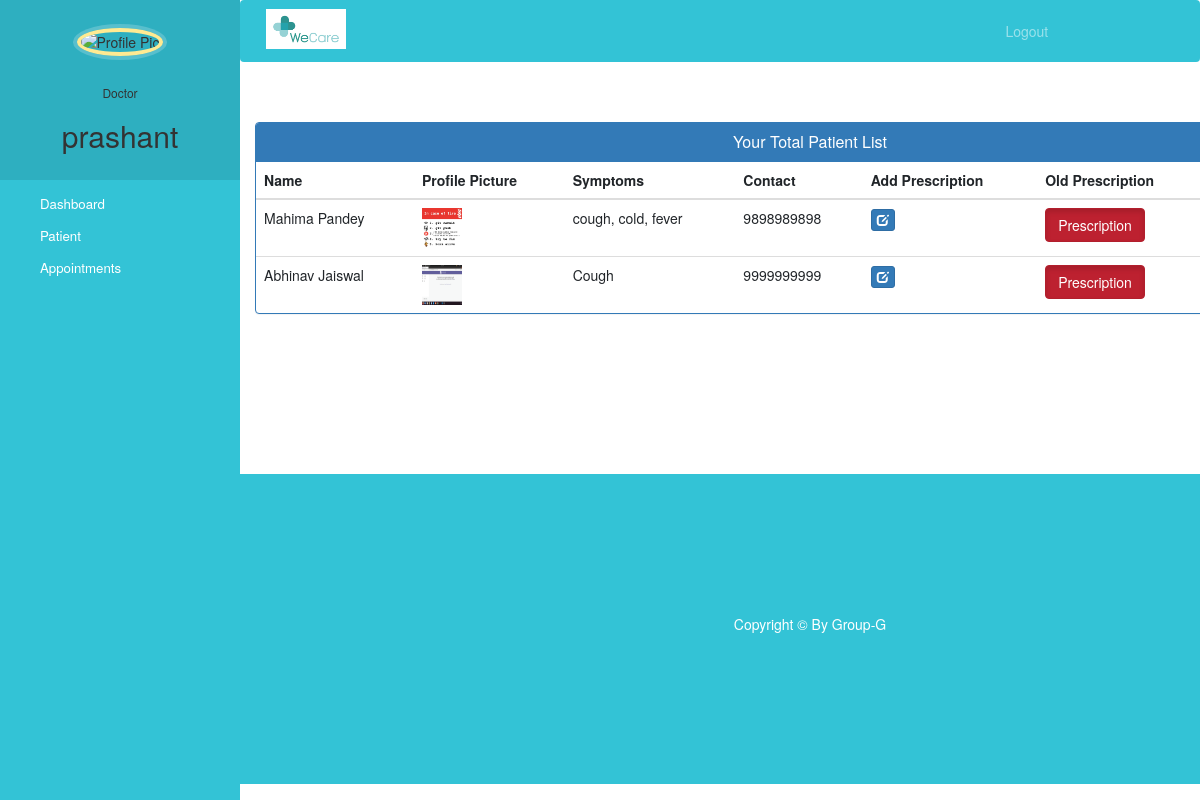
Page /doctor-patient-search (signed in) on the committed database.
### hospital/models.py (models this page shows, shortened)
class Patient(models.Model):
    user = models.OneToOneField(User, on_delete=models.CASCADE)
    profile_pic = models.ImageField(
        upload_to='profile_pic/PatientProfilePic/', null=True, blank=True)
    address = models.CharField(max_length=40)
    mobile = models.CharField(max_length=20, null=False)
    symptoms = models.CharField(max_length=100, null=False)
    assignedDoctorId = models.PositiveIntegerField(null=True)
    allergy_substance = models.CharField(max_length=100)
    allergy_criticality = models.CharField(
        max_length=20, choices=criticality, default='low')
    problems_list = models.CharField(max_length=100, null=False)
    immunization = models.CharField(max_length=100, null=False)
    history_procedure = models.CharField(max_length=100, null=False)
    diagnostic_results = models.FileField(
        upload_to='patient_document/', null=True, blank=True)
    past_history_of_illness = models.CharField(max_length=100, null=False)
    @property
    def get_name(self):
        return self.user.first_name+" "+self.user.last_name

### hospital/views.py (the view)
# urls.py: path('doctor-patient-search', views.doctor_patient_search_view,name='doctor-patient-search'),
@login_required(login_url='doctorlogin')
@user_passes_test(is_doctor)
def doctor_patient_search_view(request):
    mydict = {
        'patients': models.Patient.objects.all().filter(assignedDoctorId=request.user.id)
    }
    return render(request, 'hospital/doctor_patient.html', context=mydict)

### hospital/views.py (called while the page is built)
def is_doctor(user):
    return user.groups.filter(name='DOCTOR').exists()

### templates/hospital/doctor_patient.html (shortened to what this page needs)
{% extends 'hospital/doctor_base.html' %}
{% block content %}
{%load static%}
<head>
  <link href="//netdna.bootstrapcdn.com/bootstrap/3.0.0/css/bootstrap.min.css" rel="stylesheet" id="bootstrap-css">
</head>
<div class="container">
  <div class="panel panel-primary">
    <div class="panel-heading">
      <h6 class="panel-title">Your Total Patient List</h6>
    </div>
    <table class="table table-hover" id="dev-table">
      <thead>
        <tr>
          <th>Name</th>
          <th>Profile Picture</th>
          <th>Symptoms</th>
          <th>Contact</th>
          <th>Add Prescription</th>
          <th>Old Prescription</th>
        </tr>
      </thead>
      {% for p in patients %}
      <tr>
        <td> {{p.get_name}}</td>
        <td> <img src="{% static p.profile_pic.url %}" alt="Profile Pic" height="40px" width="40px" /></td>
        <td>{{p.symptoms}}</td>
        <td>{{p.mobile}}</td>
        <td><a class="btn btn-primary btn-xs" href="{% url 'new-prescription' p.id  %}"><span class="glyphicon glyphicon-edit"></span></a></td>
        <td><a href="{% url 'old-prescription' p.id  %}" class="btn btn-danger active" role="button" aria-pressed="true">Prescription</a></td>
      </tr>
      {% endfor %}
    </table>
  </div>
</div>
{% endblock content %}

### templates/hospital/doctor_base.html (shortened to what this page needs)
<!DOCTYPE html>
{% load static %}
<html lang="en">
<head>
  <link rel="stylesheet" href="https://stackpath.bootstrapcdn.com/bootstrap/4.3.1/css/bootstrap.min.css">
  <link rel="stylesheet" href="https://maxcdn.bootstrapcdn.com/font-awesome/4.7.0/css/font-awesome.min.css">
</head>
<body>
  <nav class="menu" tabindex="0">
    <header class="avatar">
      <img src="{% static doctor.profile_pic.url %}" alt="Profile Pic" />
      <br><br>
      <h6>Doctor</h6>
      <h2>{{request.user.first_name}}</h2>
    </header>
    <ul>
      <li tabindex="0" class="icon-dashboard"> <a style="color:white; text-decoration:none;" href="/doctor-dashboard"><span>Dashboard</span></a> </li>
      <li tabindex="0" class="icon-users"> <a style="color:white; text-decoration:none;" href="/doctor-patient-search"><span>Patient</span></a></li>
      <li tabindex="0" class="icon-calendar"> <a style="color:white; text-decoration:none;" href="/doctor-appointment"><span>Appointments</span></a></li>
    </ul>
  </nav>
  <main>
    <div class="bs-example">
      <nav class="navbar navbar-expand-md  navbar-dark fixed-top" style="background:rgba(0, 181, 204,0.8);">
        <a class="navbar-brand" href="/" ><img src="{% static "images/logo.png" %}" width="80" height="40" style="position: absolute; top: 8px; bottom: 5px;" alt=""></a>
        <div class="collapse navbar-collapse justify-content-between" id="navbarCollapse">
          <div class="navbar-nav" style=" margin-left: 80%;">
            <a href="/logout" class="nav-item nav-link">Logout</a>
          </div>
        </div>
      </nav>
    </div>
    <br><br>
    {% block content %}
    {% endblock content %}
    <br><br><br><br><br><br><br>
    <footer>
    <br><br>
      <div class="container">
        <div class="row">
          <div class="col-md-12 col-sm-12">
            <div style="color:#ffffff;" class="wow fadeInUp footer-copyright">
              <p>
                Copyright &copy; By Group-G </p>
            </div>
          </div>
        </div>
      </div>
      <br><br>
    </footer>
  </main>
</body>
</html>

### templates/hospital/doctor_base.html (style rules this page uses)
.navbar-brand { color: #000; }
a:link { text-decoration: none; }
a { color: white; }
footer { padding: 0px 0px 0px 0px; background-color: rgba(0, 181, 204,0.8); margin: 0px; }
p { text-align: center; }
body { padding-left: 240px; position: fixed; }
main { position: relative; width: 80vw; height: 100vh; overflow: scroll; }
.menu { background: rgba(0, 181, 204,0.8); height: 100vh; width: 240px; position: fixed; top: 0px; left: 0; z-index: 5; outline: none; }
.menu .avatar { background: rgba(0, 0, 0, 0.1); padding: 2em 0.5em; text-align: center; }
.menu .avatar img { width: 100px; border-radius: 50%; overflow: hidden; border: 4px solid #ffea92; box-shadow: 0 0 0 4px rgba(255, 255, 255, 0.2); }
.menu .avatar h2 { font-weight: normal; margin-bottom: 0; }
.menu ul { list-style: none; padding: 0.5em 0; margin: 0; }
.menu ul li { padding: 0.5em 1em 0.5em 3em; font-size: 0.95em; font-weight: regular; background-repeat: no-repeat; background-position: left 15px center; background-size: auto 20px; transition: all 0.15s linear; cursor: pointer; }
.menu ul li.icon-dashboard { background-image: url("http://www.entypo.com/images//gauge.svg"); }
.menu ul li.icon-users { background-image: url("http://www.entypo.com/images//users.svg"); }
.menu ul li.icon-calendar { background-image: url("http://www.entypo.com/images//calendar.svg"); }

### templates/hospital/doctor_patient.html (style rules this page uses)
a:link { text-decoration: none; }
h6 { text-align: center; }
.row { margin: 100px; }

### rows in the picture
Patient: get_name "Mahima Pandey", profile_pic (picture), symptoms "cough, cold, fever", mobile "9898989898"
Patient: get_name "Abhinav Jaiswal", profile_pic (picture), symptoms "Cough", mobile "9999999999"

### other values in the picture
{{ request.user.first_name }} "prashant"
